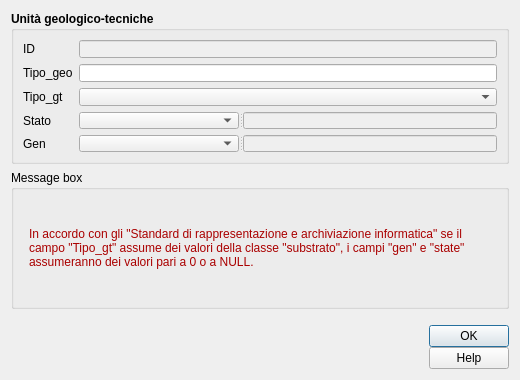
<?xml version="1.0" encoding="UTF-8"?>
<ui version="4.0">
 <class>geotec</class>
 <widget class="QDialog" name="geotec">
  <property name="geometry">
   <rect>
    <x>0</x>
    <y>0</y>
    <width>520</width>
    <height>380</height>
   </rect>
  </property>
  <property name="sizePolicy">
   <sizepolicy hsizetype="Fixed" vsizetype="Fixed">
    <horstretch>0</horstretch>
    <verstretch>0</verstretch>
   </sizepolicy>
  </property>
  <property name="minimumSize">
   <size>
    <width>520</width>
    <height>380</height>
   </size>
  </property>
  <property name="maximumSize">
   <size>
    <width>1500</width>
    <height>1500</height>
   </size>
  </property>
  <property name="windowTitle">
   <string>Unità geologico-tecniche</string>
  </property>
  <property name="modal">
   <bool>true</bool>
  </property>
  <layout class="QGridLayout" name="gridLayout_3">
   <item row="0" column="0">
    <widget class="QGroupBox" name="groupBox_2">
     <property name="enabled">
      <bool>true</bool>
     </property>
     <property name="sizePolicy">
      <sizepolicy hsizetype="Expanding" vsizetype="Expanding">
       <horstretch>0</horstretch>
       <verstretch>0</verstretch>
      </sizepolicy>
     </property>
     <property name="minimumSize">
      <size>
       <width>0</width>
       <height>0</height>
      </size>
     </property>
     <property name="font">
      <font>
       <weight>75</weight>
       <bold>true</bold>
      </font>
     </property>
     <property name="title">
      <string>Unità geologico-tecniche</string>
     </property>
     <layout class="QGridLayout" name="gridLayout">
      <item row="3" column="1">
       <widget class="QLineEdit" name="Tipo_geo">
        <property name="toolTip">
         <string/>
        </property>
       </widget>
      </item>
      <item row="1" column="0">
       <widget class="QLabel" name="label_3">
        <property name="font">
         <font>
          <weight>50</weight>
          <bold>false</bold>
         </font>
        </property>
        <property name="text">
         <string>ID</string>
        </property>
       </widget>
      </item>
      <item row="6" column="1">
       <spacer name="verticalSpacer_4">
        <property name="orientation">
         <enum>Qt::Vertical</enum>
        </property>
        <property name="sizeHint" stdset="0">
         <size>
          <width>20</width>
          <height>40</height>
         </size>
        </property>
       </spacer>
      </item>
      <item row="5" column="1">
       <widget class="QComboBox" name="Tipo_gt">
        <property name="sizePolicy">
         <sizepolicy hsizetype="Expanding" vsizetype="Fixed">
          <horstretch>0</horstretch>
          <verstretch>0</verstretch>
         </sizepolicy>
        </property>
        <property name="font">
         <font>
          <weight>50</weight>
          <bold>false</bold>
         </font>
        </property>
        <property name="toolTip">
         <string/>
        </property>
       </widget>
      </item>
      <item row="2" column="1">
       <spacer name="verticalSpacer_3">
        <property name="orientation">
         <enum>Qt::Vertical</enum>
        </property>
        <property name="sizeHint" stdset="0">
         <size>
          <width>20</width>
          <height>40</height>
         </size>
        </property>
       </spacer>
      </item>
      <item row="1" column="1">
       <widget class="QLineEdit" name="pkuid">
        <property name="enabled">
         <bool>false</bool>
        </property>
        <property name="palette">
         <palette>
          <active>
           <colorrole role="Text">
            <brush brushstyle="SolidPattern">
             <color alpha="255">
              <red>113</red>
              <green>113</green>
              <blue>113</blue>
             </color>
            </brush>
           </colorrole>
          </active>
          <inactive>
           <colorrole role="Text">
            <brush brushstyle="SolidPattern">
             <color alpha="255">
              <red>113</red>
              <green>113</green>
              <blue>113</blue>
             </color>
            </brush>
           </colorrole>
          </inactive>
          <disabled>
           <colorrole role="Text">
            <brush brushstyle="SolidPattern">
             <color alpha="255">
              <red>120</red>
              <green>120</green>
              <blue>120</blue>
             </color>
            </brush>
           </colorrole>
          </disabled>
         </palette>
        </property>
        <property name="toolTip">
         <string/>
        </property>
       </widget>
      </item>
      <item row="7" column="0">
       <widget class="QLabel" name="label_2">
        <property name="font">
         <font>
          <weight>50</weight>
          <bold>false</bold>
         </font>
        </property>
        <property name="text">
         <string>Stato</string>
        </property>
       </widget>
      </item>
      <item row="0" column="1">
       <spacer name="verticalSpacer">
        <property name="orientation">
         <enum>Qt::Vertical</enum>
        </property>
        <property name="sizeHint" stdset="0">
         <size>
          <width>20</width>
          <height>40</height>
         </size>
        </property>
       </spacer>
      </item>
      <item row="9" column="0">
       <widget class="QLabel" name="label_4">
        <property name="font">
         <font>
          <weight>50</weight>
          <bold>false</bold>
         </font>
        </property>
        <property name="text">
         <string>Gen</string>
        </property>
       </widget>
      </item>
      <item row="10" column="1">
       <spacer name="verticalSpacer_2">
        <property name="orientation">
         <enum>Qt::Vertical</enum>
        </property>
        <property name="sizeHint" stdset="0">
         <size>
          <width>20</width>
          <height>40</height>
         </size>
        </property>
       </spacer>
      </item>
      <item row="5" column="0">
       <widget class="QLabel" name="label">
        <property name="font">
         <font>
          <weight>50</weight>
          <bold>false</bold>
         </font>
        </property>
        <property name="text">
         <string>Tipo_gt</string>
        </property>
       </widget>
      </item>
      <item row="8" column="1">
       <spacer name="verticalSpacer_5">
        <property name="orientation">
         <enum>Qt::Vertical</enum>
        </property>
        <property name="sizeHint" stdset="0">
         <size>
          <width>20</width>
          <height>40</height>
         </size>
        </property>
       </spacer>
      </item>
      <item row="7" column="1">
       <widget class="QSplitter" name="splitter">
        <property name="orientation">
         <enum>Qt::Horizontal</enum>
        </property>
        <widget class="QComboBox" name="stato_box">
         <property name="toolTip">
          <string/>
         </property>
        </widget>
        <widget class="QLineEdit" name="Stato">
         <property name="enabled">
          <bool>false</bool>
         </property>
        </widget>
       </widget>
      </item>
      <item row="9" column="1">
       <widget class="QSplitter" name="splitter_3">
        <property name="orientation">
         <enum>Qt::Horizontal</enum>
        </property>
        <widget class="QComboBox" name="gen_box">
         <property name="toolTip">
          <string/>
         </property>
        </widget>
        <widget class="QLineEdit" name="Gen">
         <property name="enabled">
          <bool>false</bool>
         </property>
        </widget>
       </widget>
      </item>
      <item row="4" column="1">
       <spacer name="verticalSpacer_6">
        <property name="orientation">
         <enum>Qt::Vertical</enum>
        </property>
        <property name="sizeHint" stdset="0">
         <size>
          <width>20</width>
          <height>40</height>
         </size>
        </property>
       </spacer>
      </item>
      <item row="3" column="0">
       <widget class="QLabel" name="label_5">
        <property name="font">
         <font>
          <weight>50</weight>
          <bold>false</bold>
         </font>
        </property>
        <property name="text">
         <string>Tipo_geo</string>
        </property>
       </widget>
      </item>
     </layout>
    </widget>
   </item>
   <item row="1" column="0">
    <widget class="QGroupBox" name="groupBox">
     <property name="sizePolicy">
      <sizepolicy hsizetype="Expanding" vsizetype="Fixed">
       <horstretch>0</horstretch>
       <verstretch>0</verstretch>
      </sizepolicy>
     </property>
     <property name="minimumSize">
      <size>
       <width>0</width>
       <height>0</height>
      </size>
     </property>
     <property name="title">
      <string>Message box</string>
     </property>
     <layout class="QFormLayout" name="formLayout">
      <property name="fieldGrowthPolicy">
       <enum>QFormLayout::AllNonFixedFieldsGrow</enum>
      </property>
      <item row="0" column="1">
       <widget class="QLabel" name="alert_text">
        <property name="sizePolicy">
         <sizepolicy hsizetype="Expanding" vsizetype="Expanding">
          <horstretch>0</horstretch>
          <verstretch>0</verstretch>
         </sizepolicy>
        </property>
        <property name="text">
         <string>&lt;html&gt;&lt;head/&gt;&lt;body&gt;&lt;p&gt;&lt;span style=&quot; color:#aa0000;&quot;&gt;In accordo con gli &amp;quot;Standard di rappresentazione e archiviazione informatica&amp;quot; se il campo &amp;quot;Tipo_gt&amp;quot; assume dei valori della classe &amp;quot;substrato&amp;quot;, i campi &amp;quot;gen&amp;quot; e &amp;quot;state&amp;quot; assumeranno dei valori pari a 0 o a NULL.&lt;/span&gt;&lt;/p&gt;&lt;/body&gt;&lt;/html&gt;</string>
        </property>
        <property name="textFormat">
         <enum>Qt::RichText</enum>
        </property>
        <property name="alignment">
         <set>Qt::AlignLeading|Qt::AlignLeft|Qt::AlignVCenter</set>
        </property>
        <property name="wordWrap">
         <bool>true</bool>
        </property>
       </widget>
      </item>
     </layout>
    </widget>
   </item>
   <item row="2" column="0">
    <layout class="QGridLayout" name="gridLayout_2">
     <property name="sizeConstraint">
      <enum>QLayout::SetDefaultConstraint</enum>
     </property>
     <property name="topMargin">
      <number>10</number>
     </property>
     <property name="horizontalSpacing">
      <number>10</number>
     </property>
     <property name="verticalSpacing">
      <number>0</number>
     </property>
     <item row="0" column="1">
      <widget class="QLabel" name="label_11">
       <property name="sizePolicy">
        <sizepolicy hsizetype="Preferred" vsizetype="Fixed">
         <horstretch>0</horstretch>
         <verstretch>0</verstretch>
        </sizepolicy>
       </property>
       <property name="text">
        <string/>
       </property>
       <property name="pixmap">
        <pixmap>../loghi/logoigag.png</pixmap>
       </property>
      </widget>
     </item>
     <item row="0" column="3">
      <spacer name="horizontalSpacer">
       <property name="orientation">
        <enum>Qt::Horizontal</enum>
       </property>
       <property name="sizeHint" stdset="0">
        <size>
         <width>40</width>
         <height>20</height>
        </size>
       </property>
      </spacer>
     </item>
     <item row="0" column="0">
      <widget class="QLabel" name="label_10">
       <property name="sizePolicy">
        <sizepolicy hsizetype="Preferred" vsizetype="Fixed">
         <horstretch>0</horstretch>
         <verstretch>0</verstretch>
        </sizepolicy>
       </property>
       <property name="text">
        <string/>
       </property>
       <property name="pixmap">
        <pixmap>../loghi/logo-cnr.png</pixmap>
       </property>
      </widget>
     </item>
     <item row="0" column="4">
      <layout class="QVBoxLayout" name="verticalLayout">
       <item>
        <widget class="QDialogButtonBox" name="buttonBox">
         <property name="sizePolicy">
          <sizepolicy hsizetype="Fixed" vsizetype="Fixed">
           <horstretch>0</horstretch>
           <verstretch>0</verstretch>
          </sizepolicy>
         </property>
         <property name="minimumSize">
          <size>
           <width>0</width>
           <height>0</height>
          </size>
         </property>
         <property name="cursor">
          <cursorShape>PointingHandCursor</cursorShape>
         </property>
         <property name="orientation">
          <enum>Qt::Vertical</enum>
         </property>
         <property name="standardButtons">
          <set>QDialogButtonBox::Ok</set>
         </property>
         <property name="centerButtons">
          <bool>true</bool>
         </property>
        </widget>
       </item>
       <item>
        <widget class="QPushButton" name="help_button">
         <property name="cursor">
          <cursorShape>PointingHandCursor</cursorShape>
         </property>
         <property name="text">
          <string>Help</string>
         </property>
        </widget>
       </item>
      </layout>
     </item>
     <item row="0" column="2">
      <widget class="QLabel" name="label_15">
       <property name="sizePolicy">
        <sizepolicy hsizetype="Preferred" vsizetype="Fixed">
         <horstretch>0</horstretch>
         <verstretch>0</verstretch>
        </sizepolicy>
       </property>
       <property name="text">
        <string/>
       </property>
       <property name="pixmap">
        <pixmap>../loghi/logo-labgis.png</pixmap>
       </property>
      </widget>
     </item>
    </layout>
   </item>
  </layout>
 </widget>
 <resources/>
 <connections/>
</ui>
